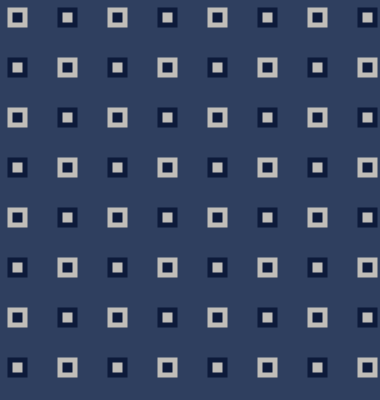
Frame 1 (no input)
Frame 2 (the mouse pressed at the canvas centre, redrawn once): identical to frame 1, image omitted

The p5.js sketch that drew this single still picture (run headless with seeded random() and noise() and a simulated clock; the mouse was pressed at the canvas centre and the sketch redrawn once):

// p5.js sketch
// ── sketch.js
function setup() {
  createCanvas(380, 400);
  noLoop()
}

function draw() {
  // Borders will be half the width of squares, 18 squares wide 19 long,
  // meaning 19 by 20 units, each square will be 20 by 20, border is 10 wide.
  // https://www.internationalquiltmuseum.org/quilt/19970070181 Here's the quilt
  background(47, 63, 95);

for (let x = 0; x < 18; x++){
  for (let y = 0; y < 19; y++){
    push();
    // honestly not sure what I did here
    translate(x * 50, y * 50);
    // self explanatory
    strokeWeight(5)
    // the modulo thingy making it checkerboardy
    if ((x + y) % 2 == 1){
      // Darker bordered square
      stroke(13, 26, 58)
      fill(192, 189, 184)
      rect(10, 10, 15, 15)
    } else {
      // lighter bordered square
      stroke(192, 189, 184)
      fill(13, 26, 58)
      rect(10, 10, 15, 15)
    }
    
    pop();
  }
}
}
